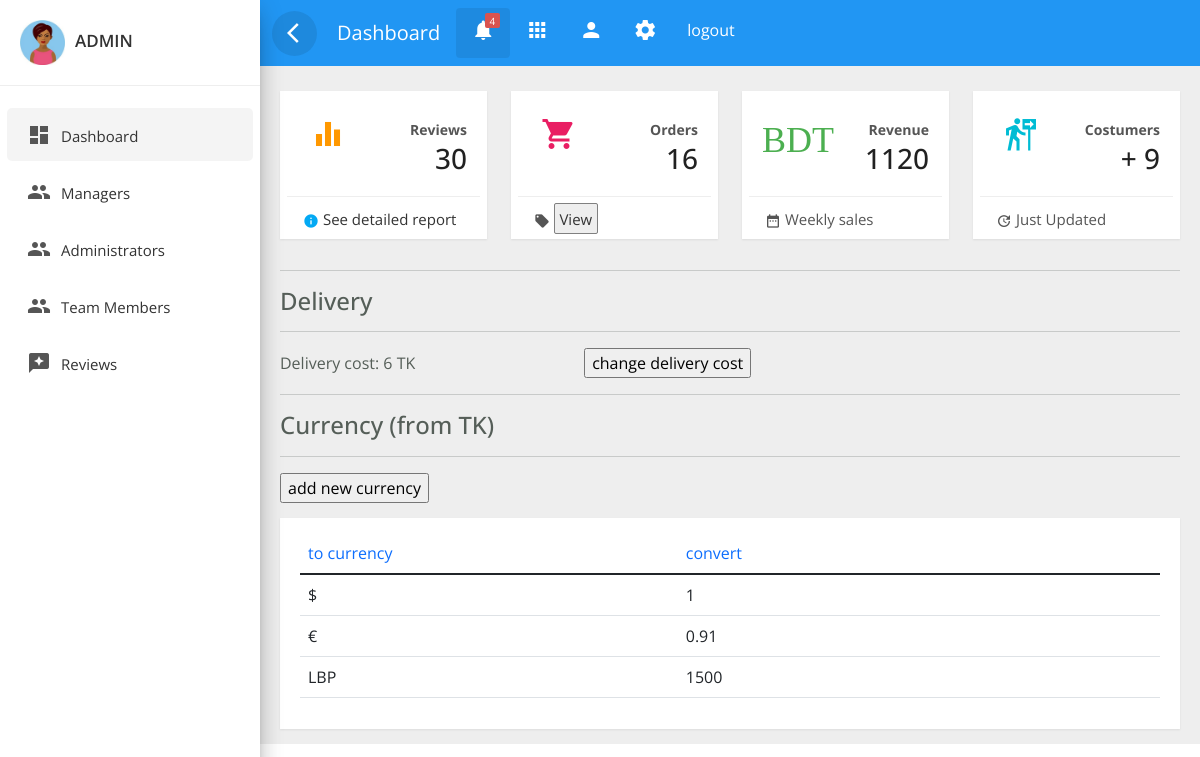
/admin_panel/admin/admin_dashboard.php (signed in), run on the app's committed database.
### tables this page shows
CREATE TABLE `delivery` (
  `delivery_id` int(11) NOT NULL,
  `delivery_cost` float NOT NULL
);

CREATE TABLE `currency` (
  `currency_id` int(11) NOT NULL,
  `from_currency` varchar(5) NOT NULL,
  `to_currency` varchar(5) NOT NULL,
  `convert_price` float NOT NULL
);

### admin_panel/admin/admin_dashboard.php (the view, shortened to what this page needs)
<!doctype html>
<html lang="en">
<head>
	<link rel="stylesheet" href="../../plugins/bootstrap-5.1.3/css/bootstrap.min.css">
	<link rel="stylesheet" href="../css/custom.css">
	<link rel="stylesheet" href="../css/dashboard.css">
	<link rel="stylesheet" href="../css/sidebar.css">
	<link rel="stylesheet" href="../css/top_navbar.css">
	<link rel="stylesheet" href="../css/tabbed_box.css">
</head>
<body>
	<?php
    include_once('../../includes/db_connect.php');
    ?>
	<div class="wrapper">
		<?php
        include('../includes/admin_sidebar.php'); ?>
		<div id="content">
			<?php
            include('../includes/top_navbar.php'); ?>
			<div class="main-content">
				<div class="row">
					<div class="col-lg-3 col-md-6 col-sm-6">
						<?php
                        $result = mysqli_query($conn, "SELECT count(*) as nb FROM review_table");
                        $row = mysqli_fetch_assoc($result);
                        ?>
						<div class="card card-stats">
							<div class="card-header">
								<div class="icon icon-warning">
									<span class="material-icons">equalizer</span>
								</div>
							</div>
							<div class="card-content">
								<p class="category"><strong>Reviews</strong></p>
								<h3 class="card-title">
									<?php echo $row['nb'] ?>
								</h3>
							</div>
							<div class="card-footer">
								<div class="stats">
									<i class="material-icons text-info">info</i>
									<a href="view_reviews.php">See detailed report</a>
								</div>
							</div>
						</div>
					</div>
					<div class="col-lg-3 col-md-6 col-sm-6">
						<?php
                        $result = mysqli_query($conn, "SELECT count(*) as nb FROM orderinfo");
                        $row = mysqli_fetch_assoc($result);
                        ?>
						<div class="card card-stats">
							<div class="card-header">
								<div class="icon icon-rose">
									<span class="material-icons">shopping_cart</span>
								</div>
							</div>
							<div class="card-content">
								<p class="category"><strong>Orders</strong></p>
								<h3 class="card-title">
									<?php echo $row['nb'] ?>
								</h3>
							</div>
							<div class="card-footer">
								<div class="stats">
									<i class="material-icons">local_offer</i>
									<a class="viewOrder" href="view_orders.php" id="orders">View</a>
								</div>
							</div>
						</div>
					</div>
					<div class="col-lg-3 col-md-6 col-sm-6">
						<?php
                        $result = mysqli_query($conn, "SELECT SUM(order_total) as nb FROM orderinfo");
                        $row = mysqli_fetch_assoc($result);
                        ?>
						<div class="card card-stats">
							<div class="card-header">
								<div class="icon icon-success">
									<span class="material-icons">BDT</span>
								</div>
							</div>
							<div class="card-content">
								<p class="category"><strong>Revenue</strong></p>
								<h3 class="card-title">
									<?php echo $row['nb'] ?>
								</h3>
							</div>
							<div class="card-footer">
								<div class="stats">
									<i class="material-icons">date_range</i> Weekly sales
								</div>
							</div>
						</div>
					</div>
					<div class="col-lg-3 col-md-6 col-sm-6">
						<?php
                        $result = mysqli_query($conn, "SELECT count(distinct customer_name) as nb FROM orderinfo;");
                        $row = mysqli_fetch_assoc($result);
                        ?>
						<div class="card card-stats">
							<div class="card-header">
								<div class="icon icon-info">
									<span class="material-icons">
									</span>
								</div>
							</div>
							<div class="card-content">
								<p class="category"><strong>Costumers</strong></p>
								<h3 class="card-title">+
									<?php echo $row['nb'] ?>
								</h3>
							</div>
							<div class="card-footer">
								<div class="stats">
									<i class="material-icons">update</i> Just Updated
								</div>
							</div>
						</div>
					</div>
				</div>
				<hr />
				<h4>Delivery</h4>
				<hr />
				<div class="delivery_infos">
					<?php
                    $result = mysqli_query($conn, "SELECT delivery_cost FROM delivery");
                    $row = mysqli_fetch_assoc($result);
                    ?>
					<label class="col-sm-3 col-md-4 control-label">Delivery cost: <span id="cost">
							<?php echo $row['delivery_cost']; ?>
						</span>TK</label>
					<input type="button" id="delivery" value="change delivery cost" />
				</div>
				<hr />
				<h4>Currency (from TK)</h4>
				<hr />
				<input type="button" id="curr" value="add new currency" />
				<div class="row ">
					<div class="col-lg-12 col-md-12">
						<div class="card">
							<div class="card-content table-responsive">
								<table class="table table-hover">
									<thead class="text-primary">
										<tr>
											<th>to currency</th>
											<th>convert </th>
										</tr>
									</thead>
									<tbody>
										<?php
                                        $result = mysqli_query($conn, "SELECT * FROM currency");
                                        while ($row = mysqli_fetch_assoc($result)) { ?>
										<tr>
											<td id="to_<?php echo $row['currency_id'] ?>">
												<?php echo $row['to_currency']; ?>
											</td>
											<td id="price_<?php echo $row['currency_id'] ?>">
												<?php echo $row['convert_price']; ?>
											</td>
											<td>
												<button class="update_currency" id="<?php echo $row['currency_id'] ?>">
												</button>
											</td>
											<td>
												<button class="delete_currency" id="<?php echo $row['currency_id'] ?>">
												</button>
											</td>
											<?php } ?>
									</tbody>
								</table>
							</div>
						</div>
					</div>
				</div>
			</div>
		</div>
	</div>
</body>
</html>

### admin_panel/css/custom.css (style rules this page uses)
:root { --green: #27ae60; --light-green: rgb(106, 230, 106); --black: #192a56; --orange: #ffb674; --dark-orange: #fc8d67; --light-orange: #fec5b1; --green2: #369583; --purple: #8c74ff; --blue: #74bdff; --light-blue: #74e7ff; --light-pink: #ffb3e4; --brown: #564519; --pink: #ff7497; --light-color: #666; --box-shadow: 0 0.5rem 1.5rem rgba(0, 0, 0, 0.1); }
body, html { font-family: 'Roboto', sans-serif; color: #555e58; font-weight: 400; margin:0px; padding:0px; }
button { border:none; outline:none; background-color:transparent; }
p { font-size: 15px; margin: 12px 0 0; line-height: 24px; }
a { color: #333; font-weight: 400; }
button { cursor:pointer; }
a, a:hover, a:focus { color: #333; text-decoration: none; transition: all 0.3s; }
.material-icons { font-family: 'Material Icons'; font-weight: normal; font-style: normal; font-size: 24px; display: inline-block; line-height: 1; text-transform: none; letter-spacing: normal; word-wrap: normal; white-space: nowrap; direction: ltr; -webkit-font-smoothing: antialiased; text-rendering: optimizeLegibility; -moz-osx-font-smoothing: grayscale; font-feature-settings: 'liga'; }
.wrapper { position: relative; width:100%; overflow:auto; }
.viewOrder { background-color: #eee; border:1.5px solid gray; padding: .3em; border-radius: 2px; cursor: pointer; }
@media only screen and (min-width:992px) { #content { width: calc(100% - 260px); position: relative; float: right; transition: all 0.3s; background-color: #EEEEEE; } }

### admin_panel/css/dashboard.css (style rules this page uses)
.card { margin: 10px 0; }
.card { border-radius: 0px !important; }
.card { display: inline-block; position: relative; border: none !important; width: 100%; margin: 15px 0; box-shadow: 0 1px 2px rgb(0 0 0 / 8%); border-radius: 6px; color: rgba(0, 0, 0, 0.87); background: #fff; }
.card-stats .card-header { float: left; text-align: center; }
.card .card-header { padding: 15px 20px 0; z-index: 3; background-color: #fff !important; border-bottom: none; }
.card .card-footer .stats .material-icons { position: relative; top: 4px; font-size: 16px; }
.card-stats .card-header span { font-size: 36px; line-height: 56px; width: 56px; height: 56px; }
.icon.icon-warning { color: #ff9800; }
.icon.icon-rose { color: #e91e63; }
.icon.icon-success { color: #4caf50; }
.icon.icon-info { color: #00bcd4; }
.card .card-footer { margin: 0 7px 0px; padding-top: 10px; background-color: #fff; border-top: 1px solid #eeeeee; }
.text-info { color: #03A9F4 !important; }
.card-stats .card-content { text-align: right; padding-top: 10px; }
.card .card-content { padding: 15px 20px; position: relative; }
.card .card-content .category { margin-bottom: 0; }
.card .category:not([class*="text-"]) { color: #555555; font-size: 14px; font-weight: 400; }
.card .card-title:not(.card-calendar .card-title) { margin-top: 0; margin-bottom: 5px; }
.card-stats .card-title { margin: 0; }
.card .card-footer .stats { line-height: 22px; color: #555555; font-size: 15px; }
.card .card-footer div { display: inline-block; }
.table>thead>tr>th { border-bottom-width: 1px; font-size: 16px; font-weight: 400; }

### admin_panel/css/top_navbar.css (style rules this page uses)
#content { position: relative; transition: all 0.3s; background-color: #EEEEEE; }
.main-content { padding:10px 20px 0px 20px; position: relative; width: 100%; }

### admin_panel/css/tabbed_box.css (style rules this page uses)
html * { font-family: "Open Sans", sans-serif; }
.card { margin: 10px 0; }
.card { border-radius: 0px!important; }
.card { display: inline-block; position: relative; border:none!important; width: 100%; margin:15px 0; border-radius: 6px; color: rgba(0,0,0, 0.87); background: #fff; }

### data on the page
delivery: delivery_cost "6"
currency: to_currency "$", convert_price "1"
currency: to_currency "€", convert_price "0.91"
currency: to_currency "LBP", convert_price "1500"

### other printed values
$_SESSION['admin_username'] "ADMIN"
$section "Dashboard"
$row['nb'] "30"
$row['nb'] "16"
$row['nb'] "1120"
$row['nb'] "9"
